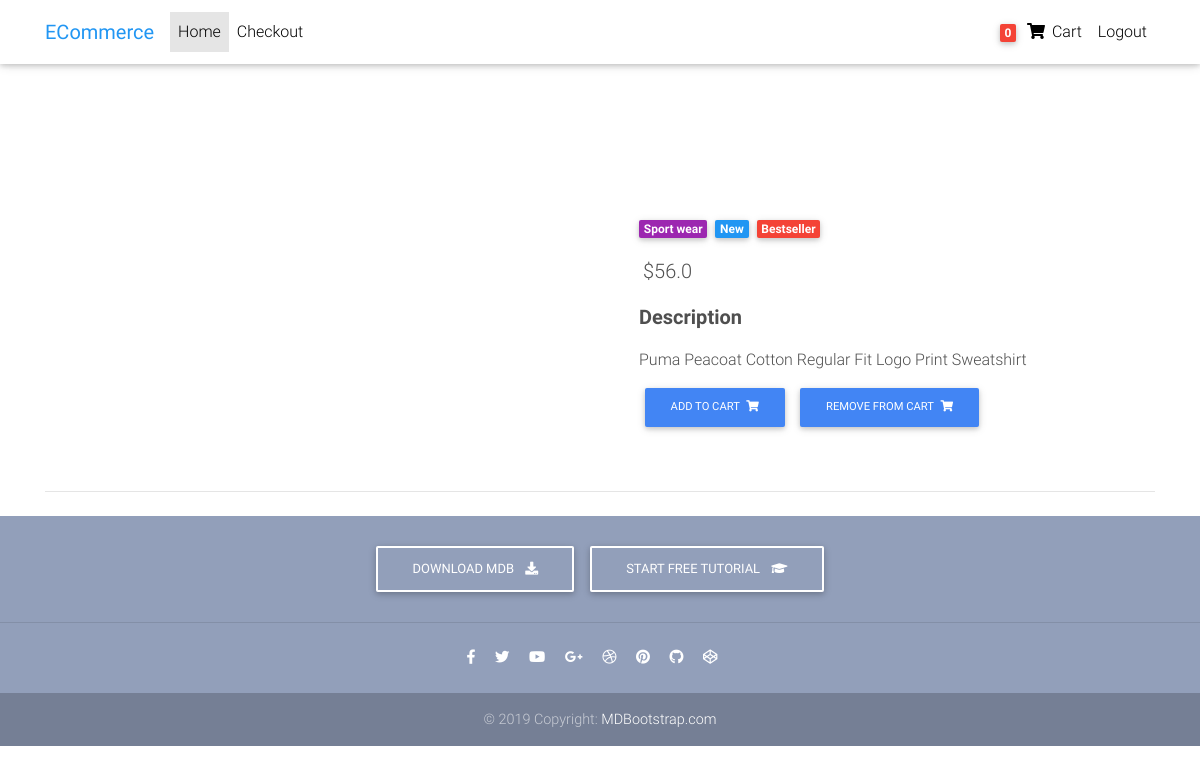
Page /product/test2/ (signed in) on the committed database.
### core/models.py (models this page shows, shortened)
class Order(models.Model):
    user = models.ForeignKey(settings.AUTH_USER_MODEL,
                             on_delete=models.CASCADE)
    items = models.ManyToManyField(OrderItem)
    start_date = models.DateTimeField(auto_now_add=True)
    ordered_date = models.DateTimeField()
    ordered = models.BooleanField(default=False)
    shipping_address = models.ForeignKey(
        'Address', related_name='shipping_address', on_delete=models.SET_NULL, blank=True, null=True)

class Item(models.Model):
    title = models.CharField(max_length=100)
    price = models.FloatField()
    discount_price = models.FloatField(blank=True, null=True)
    category = models.CharField(choices=CATEGORY_CHOICES, max_length=2)
    label = models.CharField(choices=LABEL_CHOICES, max_length=1)
    slug = models.SlugField()
    description = models.TextField()
    def get_add_to_cart_url(self):
        return reverse("core:add-to-cart", kwargs={
            'slug': self.slug
        })
    def get_remove_from_cart_url(self):
        return reverse("core:remove-from-cart", kwargs={
            'slug': self.slug
        })

### core/views.py (the view)
# urls.py: path('product/<slug>/', ItemDetailView.as_view(), name='product'),
class ItemDetailView(DetailView):
    model = Item
    template_name = "product.html"

### core/templatetags/cart_template_tags.py (called while the page is built)
@register.filter
def cart_item_count(user):
    if user.is_authenticated:
        qs = Order.objects.filter(user=user, ordered=False)
        if qs.exists():
            return qs[0].items.count()
    return 0

### templates/product.html (shortened to what this page needs)
{% extends 'base.html' %}
{% block content %}
  <main class="mt-5 pt-4">
    <div class="container dark-grey-text mt-5">
      <div class="row wow fadeIn">
        <div class="col-md-6 mb-4">
        </div>
        <div class="col-md-6 mb-4">
          <div class="p-4">
            <div class="mb-3">
              <a href="">
                <span class="badge purple mr-1">{{object.get_category_display}}</span>
              </a>
              <a href="">
                <span class="badge blue mr-1">New</span>
              </a>
              <a href="">
                <span class="badge red mr-1">Bestseller</span>
              </a>
            </div>
            <p class="lead">
              <span>${{object.price}}</span>
            </p>
            <p class="lead font-weight-bold">Description</p>
            <p>{{object.description}}</p>
              <a href="{{object.get_add_to_cart_url}}" class="btn btn-primary btn-md my-0 p" type="submit">Add to cart
                <i class="fas fa-shopping-cart ml-1"></i>
              </a>
              <a href="{{object.get_remove_from_cart_url}}" class="btn btn-primary btn-md my-0 p" type="submit">Remove from cart
                <i class="fas fa-shopping-cart ml-1"></i>
              </a>
          </div>
        </div>
      </div>
      <hr>
    </div>
  </main>
 {% endblock content %}

### templates/base.html (shortened to what this page needs)
{% load static %}
{% load cart_template_tags %}
<!DOCTYPE html>
<html lang="en">
<head>
  <link rel="stylesheet" href="https://use.fontawesome.com/releases/v5.8.1/css/all.css">
  <link href="{% static 'css/bootstrap.min.css' %}" rel="stylesheet">
  <link href="{% static 'css/mdb.min.css' %}" rel="stylesheet">
  <link href="{% static 'css/style.min.css' %}" rel="stylesheet">
</head>
<body>
 <nav class="navbar fixed-top navbar-expand-lg navbar-light white scrolling-navbar">
  <div class="container">
    <a class="navbar-brand waves-effect" href="https://mdbootstrap.com/docs/jquery/" target="_blank">
      <strong class="blue-text">ECommerce</strong>
    </a>
    <div class="collapse navbar-collapse" id="navbarSupportedContent">
      <ul class="navbar-nav mr-auto">
        <li class="nav-item active">
          <a class="nav-link waves-effect" href="/">Home
          </a>
        </li>
        <li class="nav-item">
          <a class="nav-link waves-effect" href="/check" >Checkout</a>
        </li>
      </ul>
      <ul class="navbar-nav nav-flex-icons">
        {% if request.user.is_authenticated %}
          <li class="nav-item">
            <a href="{% url 'core:order-summary' %}" class="nav-link waves-effect">
              <span class="badge red z-depth-1 mr-1"> {{request.user|cart_item_count}} </span>
              <i class="fas fa-shopping-cart"></i>
              <span class="clearfix d-none d-sm-inline-block"> Cart </span>
            </a>
          </li>
          <li class="nav-item">
            <a class="nav-link waves-effect" href="{% url 'account_logout' %}">
              <span class="clearfix d-none d-sm-inline-block"> Logout </span>
            </a>
          </li>
          {% endif %}
      </ul>
    </div>
  </div>
</nav>
    <div class="mt-5 pt-4">
    </div>
    {% block content %}
    {% endblock content %}
    <footer class="page-footer text-center font-small mt-4 wow fadeIn">
      <div class="pt-4">
        <a class="btn btn-outline-white" href="https://mdbootstrap.com/docs/jquery/getting-started/download/" target="_blank"
          role="button">Download MDB
          <i class="fas fa-download ml-2"></i>
        </a>
        <a class="btn btn-outline-white" href="https://mdbootstrap.com/education/bootstrap/" target="_blank" role="button">Start
          free tutorial
          <i class="fas fa-graduation-cap ml-2"></i>
        </a>
      </div>
      <hr class="my-4">
    <div class="pb-4">
      <a href="https://www.facebook.com/mdbootstrap" target="_blank">
        <i class="fab fa-facebook-f mr-3"></i>
      </a>
      <a href="https://twitter.com/MDBootstrap" target="_blank">
        <i class="fab fa-twitter mr-3"></i>
      </a>
      <a href="https://www.youtube.com/watch?v=7MUISDJ5ZZ4" target="_blank">
        <i class="fab fa-youtube mr-3"></i>
      </a>
      <a href="https://plus.google.com/u/0/b/107863090883699620484" target="_blank">
        <i class="fab fa-google-plus-g mr-3"></i>
      </a>
      <a href="https://dribbble.com/mdbootstrap" target="_blank">
        <i class="fab fa-dribbble mr-3"></i>
      </a>
      <a href="https://pinterest.com/mdbootstrap" target="_blank">
        <i class="fab fa-pinterest mr-3"></i>
      </a>
      <a href="https://github.com/mdbootstrap/bootstrap-material-design" target="_blank">
        <i class="fab fa-github mr-3"></i>
      </a>
      <a href="http://codepen.io/mdbootstrap/" target="_blank">
        <i class="fab fa-codepen mr-3"></i>
      </a>
    </div>
    <div class="footer-copyright py-3">
      © 2019 Copyright:
      <a href="https://mdbootstrap.com/education/bootstrap/" target="_blank"> MDBootstrap.com </a>
    </div>
  </footer>
</body>
</html>
</body>
</html>

### templates/base.html (style rules this page uses)
html, body, header, .carousel { height: 60vh; }

### rows in the picture
Item: category "Sport wear", price "56.0", description "Puma Peacoat Cotton Regular Fit Logo Print Sweatshirt"

### other values in the picture
{{ request.user|cart_item_count }} "0"
